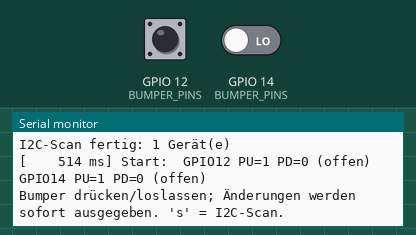
Simulated run of this program. Board: ESP32. Parts: the last lines printed to the serial monitor. The inputs (shaded band) are chosen by the test bench; at power-on: GPIO 12 (BUMPER_PINS) LOW, GPIO 14 (BUMPER_PINS) LOW.

Above: at 1.7 s.
1.8 s: GPIO 12 (BUMPER_PINS) driven HIGH
At 2.8 s:
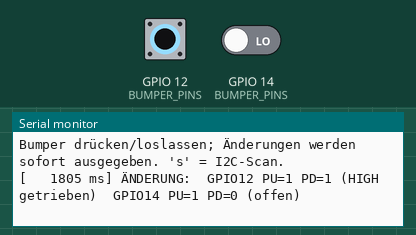
3.3 s: GPIO 14 (BUMPER_PINS) driven HIGH
At 3.8 s:
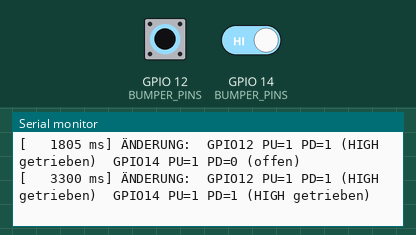
4.8 s: GPIO 12 (BUMPER_PINS) driven LOW
At 5.1 s:
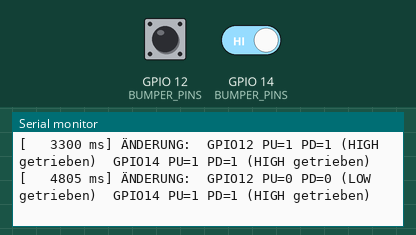
6.3 s: GPIO 14 (BUMPER_PINS) driven LOW
At 7.3 s:
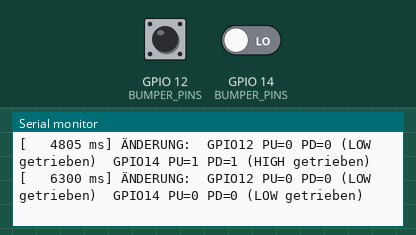
7.8 s: GPIO 12 (BUMPER_PINS) driven HIGH
At 8.6 s:
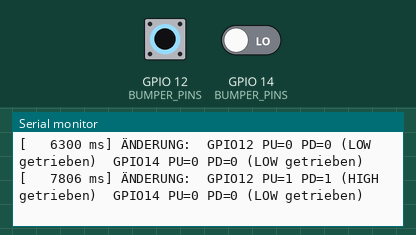
9.3 s: GPIO 12 (BUMPER_PINS) pulsed LOW 5 times (0.12 s each, 0.3 s apart)
At 11.5 s:
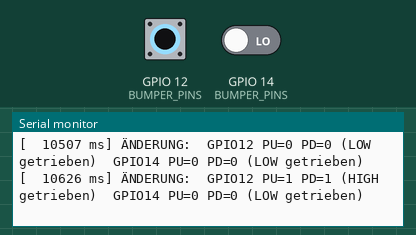
Timing chart, 0 to 13.0 s (numbered marks = the images above; inputs shaded):
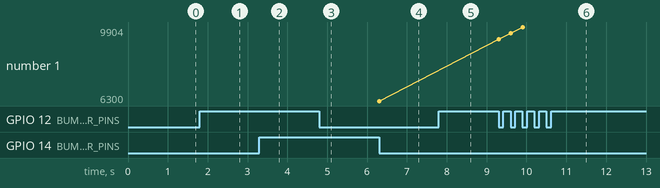

The program:

main.cpp
```cpp
// Hardware-Erkundung (vor Stufe 11): Bumper-Beschaltung und I2C-Geräte ermitteln.
// Kein micro-ROS, keine Motorbefehle. Ausgabe über den seriellen Monitor (115200 Baud).
//
// 1) Bumper an GPIO 12 und GPIO 14 (Anleitung 4.2.3, Tabelle 2):
//    Jeder Pin wird abwechselnd mit internem Pull-up und Pull-down gelesen.
//      PU=1 PD=0 -> Pin offen (nicht getrieben)
//      PU=1 PD=1 -> Pin wird von außen auf HIGH gezogen
//      PU=0 PD=0 -> Pin wird von außen auf LOW gezogen
//    Vergleich gedrückt / nicht gedrückt zeigt Polarität und Beschaltung.
//    Hinweis Anleitung: GPIO 12 ist ein Strapping-Pin. Ist der Bumper beim Start eingesteckt,
//    bootet der ESP32 nicht -> Stecker erst nach dem Start einstecken.
// 2) I2C-Scan an GPIO 21 (SDA) / GPIO 22 (SCL): listet antwortende Adressen
//    (OLED, APDS-9960, IMU teilen sich laut Anleitung diesen Bus).
//
// Befehle im Monitor: s = I2C-Scan wiederholen
// Stand 08.10.2026: UNGETESTET.
#include <Arduino.h>
#include <Wire.h>

static const int BUMPER_PINS[] = {12, 14};
static const int NUM_BUMPERS = sizeof(BUMPER_PINS) / sizeof(BUMPER_PINS[0]);
static const int I2C_SDA = 21;
static const int I2C_SCL = 22;
static const uint32_t PRINT_PERIOD_MS = 500;

uint8_t lastState[NUM_BUMPERS];   // Bit 0 = PU, Bit 1 = PD
uint32_t lastPrintMs = 0;

uint8_t probePin(int pin) {
  pinMode(pin, INPUT_PULLUP);
  delayMicroseconds(100);           // Pegel einschwingen lassen
  uint8_t pu = digitalRead(pin);
  pinMode(pin, INPUT_PULLDOWN);
  delayMicroseconds(100);
  uint8_t pd = digitalRead(pin);
  return (uint8_t)(pu | (pd << 1));
}

const char *meaning(uint8_t s) {
  switch (s) {
    case 0b01: return "offen";
    case 0b11: return "HIGH getrieben";
    case 0b00: return "LOW getrieben";
    default:   return "unplausibel";   // PU=0, PD=1
  }
}

void printStates(const char *reason) {
  Serial.printf("[%7lu ms] %s:", (unsigned long)millis(), reason);
  for (int i = 0; i < NUM_BUMPERS; i++) {
    uint8_t s = lastState[i];
    Serial.printf("  GPIO%d PU=%d PD=%d (%s)", BUMPER_PINS[i], s & 1, (s >> 1) & 1, meaning(s));
  }
  Serial.println();
}

void i2cScan() {
  Serial.printf("I2C-Scan an SDA=GPIO%d, SCL=GPIO%d ...\n", I2C_SDA, I2C_SCL);
  int found = 0;
  for (uint8_t addr = 1; addr < 127; addr++) {
    Wire.beginTransmission(addr);
    if (Wire.endTransmission() == 0) {
      Serial.printf("  Gerät antwortet auf 0x%02X\n", addr);
      found++;
    }
  }
  Serial.printf("I2C-Scan fertig: %d Gerät(e)\n", found);
}

void setup() {
  Serial.begin(115200);
  delay(500);
  Serial.println("\n=== Hardware-Erkundung: Bumper + I2C ===");
  Wire.begin(I2C_SDA, I2C_SCL);
  i2cScan();
  for (int i = 0; i < NUM_BUMPERS; i++) {
    lastState[i] = probePin(BUMPER_PINS[i]);
  }
  printStates("Start");
  Serial.println("Bumper drücken/loslassen; Änderungen werden sofort ausgegeben. 's' = I2C-Scan.");
}

void loop() {
  bool changed = false;
  for (int i = 0; i < NUM_BUMPERS; i++) {
    uint8_t s = probePin(BUMPER_PINS[i]);
    if (s != lastState[i]) {
      lastState[i] = s;
      changed = true;
    }
  }
  uint32_t now = millis();
  if (changed) {
    printStates("ÄNDERUNG");
    lastPrintMs = now;
  } else if (now - lastPrintMs >= PRINT_PERIOD_MS * 10) {   // alle 5 s Lebenszeichen
    printStates("Stand");
    lastPrintMs = now;
  }
  while (Serial.available() > 0) {
    if (Serial.read() == 's') {
      i2cScan();
    }
  }
  delay(10);
}
```

Measured:
- after the input at 1.8 s, the serial monitor: prints a new line at once (image 1)
- after the input at 3.3 s, the serial monitor: prints a new line at once (image 2)
- after the input at 4.8 s, the serial monitor: prints a new line at once (image 3)
- after the input at 6.3 s, the serial monitor: prints a new line at once (image 4)
- after the input at 7.8 s, the serial monitor: prints a new line at once (image 5)
- after the input at 9.3 s, the serial monitor: prints a new line at once (image 6)
- plotted number 1: 6300 → 9904 after the input at 9.3 s
